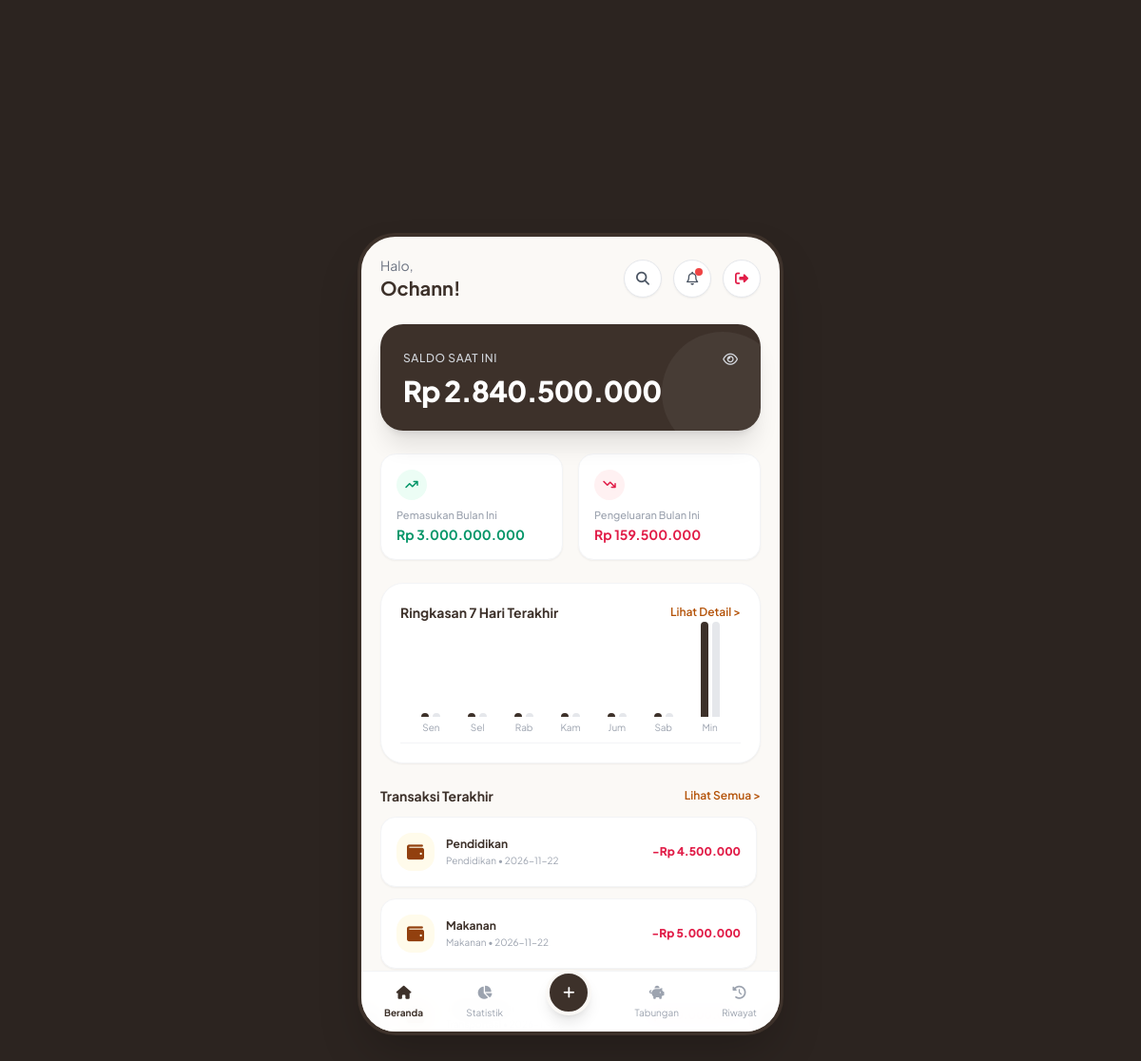
The page / (signed in) on the database its author committed.
### tables this page shows
CREATE TABLE transaksi (
            id INTEGER PRIMARY KEY AUTOINCREMENT,
            user_id INTEGER NOT NULL,
            jenis TEXT NOT NULL,
            jumlah INTEGER NOT NULL,
            kategori TEXT NOT NULL,
            catatan TEXT,
            tanggal TEXT NOT NULL,
            FOREIGN KEY (user_id) REFERENCES users (id)
        );

### app.py (the view)
@app.route('/')
@login_required
def index():
    user_id = session['user_id']
    nama_user = session.get('nama_user', 'Pengguna')
    conn = get_db()
    bulan_ini = datetime.now().strftime('%Y-%m')
    minggu_lalu = (datetime.now() - timedelta(days=7)).strftime('%Y-%m-%d')
    total_masuk_all = conn.execute(
        "SELECT SUM(jumlah) FROM transaksi WHERE user_id=? AND jenis='pemasukan'", (user_id,)
    ).fetchone()[0] or 0
    total_keluar_all = conn.execute(
        "SELECT SUM(jumlah) FROM transaksi WHERE user_id=? AND jenis='pengeluaran'", (user_id,)
    ).fetchone()[0] or 0
    saldo = total_masuk_all - total_keluar_all
    masuk_bulan = conn.execute(
        "SELECT SUM(jumlah) FROM transaksi WHERE user_id=? AND jenis='pemasukan' AND tanggal LIKE ?",
        (user_id, f'{bulan_ini}%')
    ).fetchone()[0] or 0
    keluar_bulan = conn.execute(
        "SELECT SUM(jumlah) FROM transaksi WHERE user_id=? AND jenis='pengeluaran' AND tanggal LIKE ?",
        (user_id, f'{bulan_ini}%')
    ).fetchone()[0] or 0
    keluar_minggu_ini = conn.execute(
        "SELECT SUM(jumlah) FROM transaksi WHERE user_id=? AND jenis='pengeluaran' AND tanggal >= ?",
        (user_id, minggu_lalu)
    ).fetchone()[0] or 0
    transaksi_terakhir = conn.execute(
        "SELECT * FROM transaksi WHERE user_id=? ORDER BY tanggal DESC, id DESC LIMIT 5",
        (user_id,)
    ).fetchall()
    hari_labels = []
    data_masuk_grafik = []
    data_keluar_grafik = []
    nama_hari = ['Sen', 'Sel', 'Rab', 'Kam', 'Jum', 'Sab', 'Min']
    for i in range(6, -1, -1):
        tgl = (datetime.now() - timedelta(days=i))
        tgl_str = tgl.strftime('%Y-%m-%d')
        hari_labels.append(nama_hari[tgl.weekday()])
        m = conn.execute(
            "SELECT SUM(jumlah) FROM transaksi WHERE user_id=? AND jenis='pemasukan' AND tanggal=?",
            (user_id, tgl_str)
        ).fetchone()[0] or 0
        k = conn.execute(
            "SELECT SUM(jumlah) FROM transaksi WHERE user_id=? AND jenis='pengeluaran' AND tanggal=?",
            (user_id, tgl_str)
        ).fetchone()[0] or 0
        data_masuk_grafik.append(m)
        data_keluar_grafik.append(k)
    conn.close()
    return render_template(
        'index.html',
        nama_user=nama_user,
        saldo=saldo,
        masuk_bulan=masuk_bulan,
        keluar_bulan=keluar_bulan,
        keluar_minggu_ini=keluar_minggu_ini,
        transaksi_terakhir=transaksi_terakhir,
        hari_labels=hari_labels,
        data_masuk_grafik=data_masuk_grafik,
        data_keluar_grafik=data_keluar_grafik
    )

### app.py (called while the page is built)
def get_db():
    conn = sqlite3.connect(DB_NAME)
    conn.row_factory = sqlite3.Row
    return conn

def login_required(f):
    @wraps(f)
    def decorated_function(*args, **kwargs):
        if 'user_id' not in session:
            return redirect(url_for('login'))
        return f(*args, **kwargs)
    return decorated_function

@app.template_filter('rupiah')
def format_rupiah(angka):
    if angka is None:
        return "0"
    return f"{int(angka):,}".replace(",", ".")

### templates/index.html (shortened to what this page needs)
{% extends "base.html" %}
{% block content %}
<div class="p-5">
    <div class="flex justify-between items-center mb-6">
        <div>
            <p class="text-sm text-gray-500">Halo,</p>
            <h1 class="text-xl font-bold text-[#3d312a]">{{ nama_user }}!</h1>
        </div>
        <div class="flex space-x-3">
            <a href="{{ url_for('riwayat') }}" class="w-10 h-10 rounded-full bg-white border border-gray-200 flex items-center justify-center text-gray-600 shadow-sm" title="Riwayat">
                <i class="fa-solid fa-magnifying-glass text-sm"></i>
            </a>
            <button onclick="toggleNotif()" class="w-10 h-10 rounded-full bg-white border border-gray-200 flex items-center justify-center text-gray-600 shadow-sm relative focus:outline-none" title="Notifikasi">
                <i class="fa-regular fa-bell text-sm"></i>
                <span class="absolute top-2 right-2 w-2 h-2 bg-red-500 rounded-full"></span>
            </button>
            <a href="{{ url_for('logout') }}" class="w-10 h-10 rounded-full bg-white border border-gray-200 flex items-center justify-center text-rose-600 shadow-sm" title="Keluar">
                <i class="fa-solid fa-right-from-bracket text-sm"></i>
            </a>
        </div>
    </div>
    <div class="bg-[#3d312a] text-white p-6 rounded-3xl shadow-xl mb-6 relative overflow-hidden">
        <div class="absolute -right-6 -bottom-6 w-32 h-32 bg-white/5 rounded-full pointer-events-none"></div>
        <div class="flex justify-between items-center mb-1">
            <span class="text-xs text-gray-300 uppercase tracking-wider font-medium">Saldo Saat Ini</span>
            <button onclick="toggleSaldo()" class="text-gray-300 hover:text-white focus:outline-none">
                <i id="eye-icon" class="fa-regular fa-eye text-sm"></i>
            </button>
        </div>
        <h2 id="saldo-text" class="text-3xl font-extrabold tracking-tight" data-value="Rp {{ saldo | rupiah }}">Rp {{ saldo | rupiah }}</h2>
    </div>
    <div class="grid grid-cols-2 gap-4 mb-6">
        <div class="bg-white p-4 rounded-2xl border border-gray-100 shadow-sm">
            <div class="w-8 h-8 rounded-full bg-emerald-50 flex items-center justify-center text-emerald-600 mb-2">
                <i class="fa-solid fa-arrow-trend-up text-xs"></i>
            </div>
            <p class="text-[11px] text-gray-400 font-medium">Pemasukan Bulan Ini</p>
            <p class="text-sm font-bold text-emerald-600 mt-0.5">Rp {{ masuk_bulan | rupiah }}</p>
        </div>
        <div class="bg-white p-4 rounded-2xl border border-gray-100 shadow-sm">
            <div class="w-8 h-8 rounded-full bg-rose-50 flex items-center justify-center text-rose-600 mb-2">
                <i class="fa-solid fa-arrow-trend-down text-xs"></i>
            </div>
            <p class="text-[11px] text-gray-400 font-medium">Pengeluaran Bulan Ini</p>
            <p class="text-sm font-bold text-rose-600 mt-0.5">Rp {{ keluar_bulan | rupiah }}</p>
        </div>
    </div>
    <div class="bg-white p-5 rounded-3xl border border-gray-100 shadow-sm mb-6">
        <div class="flex justify-between items-center mb-4">
            <h3 class="font-bold text-sm text-[#3d312a]">Ringkasan 7 Hari Terakhir</h3>
            <a href="{{ url_for('budget') }}" class="text-xs text-amber-700 font-semibold hover:underline">Lihat Detail ></a>
        </div>
        <div class="flex justify-between items-end h-28 pt-4 px-2 border-b border-gray-100 pb-2">
            {% for i in range(7) %}
            <div class="flex flex-col items-center space-y-1 flex-1">
                <div class="w-full flex justify-center items-end space-x-1 h-20">
                    <div class="w-2 bg-[#3d312a] rounded-t-full" style="height: {% if data_masuk_grafik[i] > 0 %}{{ [ (data_masuk_grafik[i] / 500000 * 70) | int, 100 ] | min }}{% else %}4{% endif %}px;"></div>
                    <div class="w-2 bg-gray-200 rounded-t-full" style="height: {% if data_keluar_grafik[i] > 0 %}{{ [ (data_keluar_grafik[i] / 500000 * 70) | int, 100 ] | min }}{% else %}4{% endif %}px;"></div>
                </div>
                <span class="text-[10px] text-gray-400">{{ hari_labels[i] }}</span>
            </div>
            {% endfor %}
        </div>
    </div>
    <div>
        <div class="flex justify-between items-center mb-3">
            <h3 class="font-bold text-sm text-[#3d312a]">Transaksi Terakhir</h3>
            <a href="{{ url_for('riwayat') }}" class="text-xs text-amber-700 font-semibold hover:underline">Lihat Semua ></a>
        </div>
        <div class="max-h-64 overflow-y-auto pr-1 space-y-3 custom-scroll">
            {% if transaksi_terakhir %}
                {% for t in transaksi_terakhir %}
                <div class="bg-white p-4 rounded-2xl border border-gray-100 shadow-sm flex items-center justify-between">
                    <div class="flex items-center space-x-3">
                        <div class="w-10 h-10 rounded-2xl {% if t.jenis == 'pemasukan' %}bg-emerald-50 text-emerald-600{% else %}bg-amber-50 text-amber-800{% endif %} flex items-center justify-center text-lg">
                            <i class="fa-solid fa-wallet"></i>
                        </div>
                        <div>
                            <h4 class="font-bold text-xs text-[#3d312a]">{{ t.catatan if t.catatan else t.kategori }}</h4>
                            <p class="text-[10px] text-gray-400 mt-0.5">{{ t.kategori }} • {{ t.tanggal }}</p>
                        </div>
                    </div>
                    <span class="font-extrabold text-xs {% if t.jenis == 'pemasukan' %}text-emerald-600{% else %}text-rose-600{% endif %}">
                        {% if t.jenis == 'pemasukan' %}+{% else %}-{% endif %}Rp {{ t.jumlah | rupiah }}
                    </span>
                </div>
                {% endfor %}
            {% else %}
                <div class="text-center py-8 bg-white rounded-2xl border border-gray-100">
                    <p class="text-xs text-gray-400">Belum ada transaksi. Yuk catat lewat tombol + di bawah!</p>
                </div>
            {% endif %}
        </div>
    </div>
{% endblock %}

### templates/base.html (style rules this page uses)
body { font-family: 'Plus Jakarta Sans', sans-serif; }

### rows shown on the page
transaksi: catatan+kategori "Pendidikan", kategori "Pendidikan", tanggal "2026-11-22", jumlah|rupiah "4.500.000"
transaksi: catatan+kategori "Makanan", kategori "Makanan", tanggal "2026-11-22", jumlah|rupiah "5.000.000"

### other values the page prints
{{ nama_user }} "Ochann"
{{ saldo | rupiah }} "2.840.500.000"
{{ masuk_bulan | rupiah }} "3.000.000.000"
{{ keluar_bulan | rupiah }} "159.500.000"
{{ hari_labels[i] }} "Sen" "Sel" "Rab" "Kam" "Jum" "Sab" "Min"
